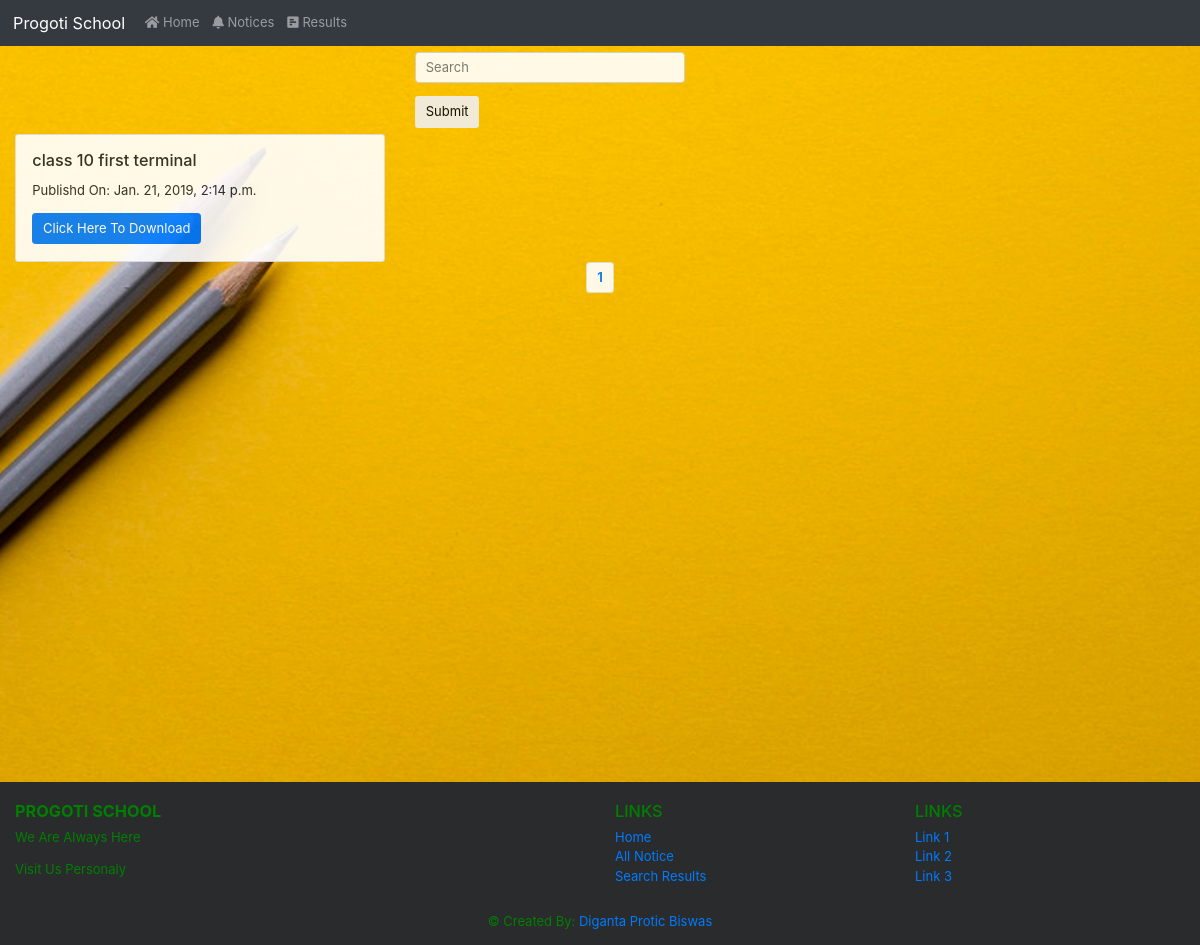
The page /result on the database its author committed.
### result/models.py (models this page shows, shortened)
class Results(models.Model):
	result_of = models.CharField(max_length=100)
	file = models.FileField(blank=True, null = True, upload_to = 'result_files')
	upload_date = models.DateTimeField(auto_now = True)
	slug = models.SlugField(max_length=40,unique=True,blank=True,allow_unicode=True)

### result/views.py (the view)
# urls.py: path('result',views.result_list, name = 'result_url'),
def result_list(request):
	results = Results.objects.all().order_by('-upload_date')
	paginator = Paginator(results, 12)
	page = request.GET.get('page')
	results = paginator.get_page(page)
	return render(request, 'result/result_list.html' , {'results':results})

### result/templates/result/result_list.html (shortened to what this page needs)
{%extends 'noticeboard/base.html'%}
{%load static%}
{%block content%}
<div class="result_list">
	<div class="row mt-2">
		<div class="col-3 offset-4">
			<form class="navbar-form navbar-left" method="get" action="{% url 'result_search_url'  %}" role="search"> {% csrf_token %}
			  <div class="form-group">
			    <input type="text" class="form-control" placeholder="Search" name="search">
			  </div>
			  <button type="submit" class="btn btn-default">Submit</button>
			</form>
		</div>
	</div>
	<div class="row">
{%for result in results%}
		<div class="col-sm-4 mt-2">
		    <div class="card">
		      <div class="card-body">
		        <h5 class="card-title">{{result.result_of}}</h5>
		        <p>Publishd On: {{result.upload_date}}</p>
		        <a href="{%url 'download_result' path=result.file %}" class="btn btn-primary">Click Here To Download</a>
		      </div>
		    </div>
		</div>
{%endfor%}
	</div>
	<nav aria-label="Page navigation example">
	  <ul class="pagination justify-content-center">
	    {% for num in results.paginator.page_range %}
			{% ifequal num results.number %}
			<li class="page-item"><a class="page-link" href="#"><strong>{{ num }}</strong></a></li>
			{% else %}
			{% if forloop.counter < 5 %}
			<li class="page-item"><a class="page-link" href="?page={{ num }}">{{ num }}</a></li>
			{% endif %}
			{% endifequal %}
	    {% endfor %}
	  </ul>
	</nav>
</div>
{%endblock%}

### noticeboard/static/noticeboard/base.css (style rules this page uses)
html { min-height: 100%; font-size: 13px; font-family: serif; }
body { min-height: 100vh; background-image:url("background4.jpeg"); background-size:cover; background-position: center; background-repeat: no-repeat; background-attachment: fixed; }
.noticeboard_list, .detail_notification,.result_list { opacity: .9; }

### rows shown on the page
Results: result_of "class 10 first terminal", upload_date "Jan. 21, 2019, 2:14 p.m."

### other values the page prints
{{ num }} "1"
